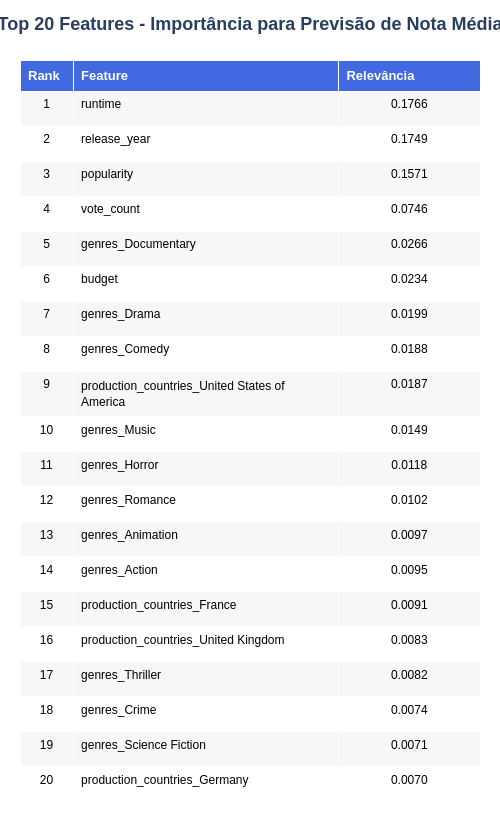

The notebook cell this image was saved under:
### Code cell
import plotly.graph_objects as go
import pandas as pd

# Preparar dados de importância das features
top_n = 20
feature_importances_sorted = sorted(zip(features_for_prediction_final, model.feature_importances_), key=lambda x: x[1], reverse=True)
top_features = feature_importances_sorted[:top_n]

# Criar DataFrame para a tabela
df_features = pd.DataFrame({
    'Feature': [feat for feat, _ in top_features],
    'Relevância': [imp for _, imp in top_features],
    'Rank': range(1, top_n + 1)
})

# Formatar para exibição
df_features['Importância_Formatado'] = df_features['Relevância'].apply(lambda x: f'{x:.4f}')

# Criar a tabela Plotly
fig_table = go.Figure(data=[go.Table(
    columnwidth=[30, 150, 80],
    header=dict(
        values=[
            '<b>Rank</b>',
            '<b>Feature</b>',
            '<b>Relevância</b>'
        ],
        fill_color='royalblue',
        align='left',
        font=dict(color='white', size=13, family='Arial')
    ),
    cells=dict(
        values=[
            df_features['Rank'],
            df_features['Feature'],
            df_features['Importância_Formatado']
        ],
        fill_color=[
            ['rgba(240, 240, 240, 0.5)' if i % 2 == 0 else 'white' for i in range(len(df_features))],
            ['rgba(240, 240, 240, 0.5)' if i % 2 == 0 else 'white' for i in range(len(df_features))],
            ['rgba(240, 240, 240, 0.5)' if i % 2 == 0 else 'white' for i in range(len(df_features))]
        ],
        align=['center', 'left', 'center'],
        font=dict(color='black', size=12, family='Arial'),
        height=35
    )
)])

fig_table.update_layout(
    title={
        'text': '<b>Top 20 Features - Importância para Previsão de Nota Média</b>',
        'x': 0.5,
        'xanchor': 'center',
        'font': {'size': 18, 'family': 'Arial'}
    },
    height=820,
    width=500,
    margin=dict(l=20, r=20, t=60, b=20),
    paper_bgcolor='white',
    plot_bgcolor='white'
)

fig_table.show()

# Print de resumo atualizado
print(f"\n--- Resumo de Importância das Features ---")
print(f"Total de Features utilizadas: {len(features_for_prediction_final)}")
print(f"Feature mais importante: {df_features.iloc[0]['Feature']} ({df_features.iloc[0]['Importância_Formatado']})")

### Figure 1 — Plotly figure (JSON) as saved in the notebook; plotly's stock layout.template omitted (floating-point values rounded to 4 significant figures)
{"data": [{"cells": {"align": ["center", "left", "center"], "fill": {"color": [["rgba(240, 240, 240, 0.5)", "white", "rgba(240, 240, 240, 0.5)", "white", "rgba(240, 240, 240, 0.5)", "white", "rgba(240, 240, 240, 0.5)", "white", "rgba(240, 240, 240, 0.5)", "white", "rgba(240, 240, 240, 0.5)", "white", "rgba(240, 240, 240, 0.5)", "white", "rgba(240, 240, 240, 0.5)", "white", "rgba(240, 240, 240, 0.5)", "white", "rgba(240, 240, 240, 0.5)", "white"], ["rgba(240, 240, 240, 0.5)", "white", "rgba(240, 240, 240, 0.5)", "white", "rgba(240, 240, 240, 0.5)", "white", "rgba(240, 240, 240, 0.5)", "white", "rgba(240, 240, 240, 0.5)", "white", "rgba(240, 240, 240, 0.5)", "white", "rgba(240, 240, 240, 0.5)", "white", "rgba(240, 240, 240, 0.5)", "white", "rgba(240, 240, 240, 0.5)", "white", "rgba(240, 240, 240, 0.5)", "white"], ["rgba(240, 240, 240, 0.5)", "white", "rgba(240, 240, 240, 0.5)", "white", "rgba(240, 240, 240, 0.5)", "white", "rgba(240, 240, 240, 0.5)", "white", "rgba(240, 240, 240, 0.5)", "white", "rgba(240, 240, 240, 0.5)", "white", "rgba(240, 240, 240, 0.5)", "white", "rgba(240, 240, 240, 0.5)", "white", "rgba(240, 240, 240, 0.5)", "white", "rgba(240, 240, 240, 0.5)", "white"]]}, "font": {"color": "black", "family": "Arial", "size": 12}, "height": 35, "values": [[1, 2, 3, 4, 5, 6, 7, 8, 9, 10, 11, 12, 13, 14, 15, 16, 17, 18, 19, 20], ["runtime", "release_year", "popularity", "vote_count", "genres_Documentary", "budget", "genres_Drama", "genres_Comedy", "production_countries_United States of America", "genres_Music", "genres_Horror", "genres_Romance", "genres_Animation", "genres_Action", "production_countries_France", "production_countries_United Kingdom", "genres_Thriller", "genres_Crime", "genres_Science Fiction", "production_countries_Germany"], ["0.1766", "0.1749", "0.1571", "0.0746", "0.0266", "0.0234", "0.0199", "0.0188", "0.0187", "0.0149", "0.0118", "0.0102", "0.0097", "0.0095", "0.0091", "0.0083", "0.0082", "0.0074", "0.0071", "0.0070"]]}, "columnwidth": [30, 150, 80], "header": {"align": "left", "fill": {"color": "royalblue"}, "font": {"color": "white", "family": "Arial", "size": 13}, "values": ["<b>Rank</b>", "<b>Feature</b>", "<b>Relevância</b>"]}, "type": "table"}], "layout": {"height": 820, "margin": {"b": 20, "l": 20, "r": 20, "t": 60}, "paper_bgcolor": "white", "plot_bgcolor": "white", "title": {"font": {"family": "Arial", "size": 18}, "text": "<b>Top 20 Features - Importância para Previsão de Nota Média</b>", "x": 0.5, "xanchor": "center"}, "width": 500}}
